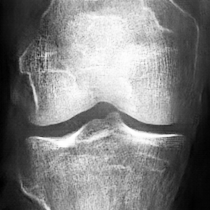
#> input picture WP3_knee_osteoarthritis/KOA_WGANGP/Examples/KL01/gen_img_kl01_0_0.png, 210 x 210 px, found by its file name; its folder holds only this picture in this run
$ python canny_iterator3kp-gen.py   (older library calls are emulated)
#> lines starting #> are read from the running program, lines starting #| are printed output that depends on the picture; after the words box and inside, x2 and y2 are one past the last pixel; in counts of white or black regions, pixels touching at a corner belong together
#> in find_eminentia_edge, ds is the input picture: shape (210, 210); min 0, max 255, mean 126.7
# -*- coding: utf-8 -*-
"""
Created on Wed Apr 14 12:03:48 2021

@author: eskaniin
"""


import numpy as np
from numpy.polynomial.polynomial import polyfit, polyval


import matplotlib.pyplot as plt #kuvaajien piirtoon
import time

from scipy.ndimage import gaussian_filter
from skimage import img_as_float
from skimage import exposure
from skimage import draw
from skimage.morphology import disk #luo kiekon muotoisen elementin
from skimage.morphology import skeletonize
from skimage.transform import rescale
from skimage.feature import canny #reunantunnistus
from skimage.filters import sobel_v, sobel_h #reunantunnistus

from PIL import Image #png-kuvien lukemiseen
import pydicom as dicom #dicom-tiedoston lukemiseen
import os #tiedostonkäsittelyyn
# import pickle #tiedostonkäsittelyyn (välitulokset yms.)
# from PIL import Image
import math

from scipy import ndimage #kuvan prosessointifunktioita esim. konvoluutio
from scipy import stats #tilasto- ja todnäk-funktioita
from scipy import interpolate
# from scipy.interpolate import CubicSpline, UnivariateSpline #splinityökaulu reunoihin
from scipy.spatial import distance, cKDTree #reunapisteiden järjestämiseen
from scipy.ndimage import convolve, label, binary_dilation

from sklearn.model_selection import ParameterGrid #parametrien koontiin


# skaalaa kuvan siten, että pikseli/kuvamillimetri = vakio
# [81 lines left out: functions scale, scalepng, find_femur, not called in this run]

# Etsii reisiluun reunapisteen annetusta suorasta. Pisteeksi asetetaan
# ensimmäinen suuntaisderivaattafunktion pohja-arvo, joka on väh.~-a
# parametrit
#    hsob2 = 2. asteen derivaatta (sobelilla)
#    itibiadot = tibian reunapisteiden koordinaatit listana
#    irow = suoran rivikoordinaatit
#    icol = suoran sarakekoordinaatit
#    central_bone_deriv = suoran suuntainen kuvaderivaatta
# paluuarvo
#    femurin reunapiste annetulla suoralla
def find_femur_dot(hsob2, itibiadot, irow, icol, central_bone_deriv):
    # hienosäädetään femurin piste: ensimmäinen pohja-arvo, joka on kuitenkin
    # väh. ~a
    deriv2 = hsob2[irow, icol] #2. asteen suoran suuntainen derivaatta
    sign2 = np.ones(len(deriv2))
    sign2[deriv2 > 0] = 0
    sign_change = np.zeros(len(deriv2))
    #merkataan derivaatan käännekohdat ylös eli (reisi)luun puolelle
    sign_change[1:] = sign2[1:] - sign2[:-1]  #deriv:n käännekohdat (0-kohdat)
    sign_change[sign_change < 0] = 0 #poistetaan väärän suunnan kohdat (turha?)
    sign_change[itibiadot:] = 0 #tibian puoleiset pois
    sign_change[central_bone_deriv > -10] = 0 #liian matalat derivaatat pois
    if sum(sign_change) == 0:
        femur_index = 0
    else:
        femur_index = np.nonzero(sign_change)[0][-1]
    return femur_index

# Etsii reisiluun reunapisteen annetusta suorasta. Pisteeksi asetetaan
# ensimmäinen suuntaisderivaattafunktion huippuarvo, joka on väh.~a
def find_tibia_dot(hsob2, ifemurdot, irow, icol, central_bone_deriv):
    # hienosäädetään tibian piste: ensimmäinen huippuarvo, joka on kuitenkin
    # väh. ~a
    deriv2 = hsob2[irow, icol] #2. asteen suoran suuntainen derivaatta
    sign2 = np.ones(len(deriv2))
    sign2[deriv2 < 0] = 0
    sign_change = np.zeros(len(deriv2))
    #merkataan derivaatan käännekohdat alas eli (sääri)luun puolelle
    sign_change[:-1] = sign2[:-1] - sign2[1:] #deriv:n käännekohdat (0-kohdat)
    sign_change[sign_change < 0] = 0 #poistetaan väärän suunnan kohdat (turha?)
    sign_change[:ifemurdot] = 0 #femurin puoleiset pois
    sign_change[central_bone_deriv < 10] = 0 #liian pienet derivaatat pois
    if sum(sign_change) == 0:
        tibia_index = len(sign_change) - 1
    else:
        tibia_index = np.nonzero(sign_change)[0][0]
    return tibia_index


# Hakee nivelalueeksi kohdan, jossa pystygradientti on ensin pieni (reisiluun
# reuna) ja sitten suuri (sääriluun reuna)
# Parametrit:
#    img = kuva
#    femur = binäärikuva luualueesta
#    hsob = kuvan pystyderivaatta
#    gdir = gradientin suunta?
def find_joint_space(img, femur, hsob, gdir):
    # sovitetaan luun pitkittäisakselin lävistävä suora

    ijoint_space = []
    jsderiv_diff = []
    middledot = np.zeros(img.shape)
    femurdot = np.zeros(img.shape)
    tibiadot = np.zeros(img.shape)

    hsob2 = sobel_h(hsob) #2. asteen suuntaisderivaatta

    # jalan keskilinja (ja suunta) lineaariregressiolla
    x,y = np.nonzero(femur)
    global res
    res = stats.linregress(x, y)

    irow = np.arange(femur.shape[0]) #rivinumerot eli -koordinaatit
    offset = 0

    # lasketaan keskilinjan suuntaiset gradienttierot
    ireg = np.round(res.intercept + offset + res.slope*irow).astype(int)
    icol = np.minimum([img.shape[1]-1]*img.shape[0], ireg)
    central_bone_deriv = hsob[irow, icol]
    diffmat = np.subtract.outer(central_bone_deriv, central_bone_deriv)
    diffmat = np.tril(diffmat, 0)
    diffmat = np.triu(diffmat, -50) #pitää olla koht lähekkäin
    # diffmat[:100,:] = 0 #reunojen pitäisi olla valmiiksi kunnossa
    # diffmat[-100:,:] = 0
    # diffmat[:,:100] = 0
    # diffmat[:,-100:] = 0
    # haetaan suurimman erotuksen sijainnin puoliväli (i(a) - i(b))/2
    imaxdiff = np.unravel_index(np.argmax(diffmat), diffmat.shape)
    # hienosäädetään tibian piste: ensimmäinen huippuarvo, joka on väh a
    itibia = find_tibia_dot(hsob2, imaxdiff[1], irow, icol, central_bone_deriv)
    itibia = min(itibia, imaxdiff[0])
    # hienosäädetään samoin femurin piste
    ifemur = find_femur_dot(hsob2, itibia, irow, icol, central_bone_deriv)
    ifemur = max(ifemur, imaxdiff[1])

    #lasketaan nivelen keskipisteen sijainti
    imiddle = ifemur + 0.5*(itibia - ifemur)
    ijoint_space.append(imiddle)
    imiddle = [imiddle, np.round(res.intercept + res.slope*imiddle)]
    jsderiv_diff.append(central_bone_deriv[itibia]-central_bone_deriv[ifemur])

    #piirretään pisteet matriisiin
    middledot[int(imiddle[0]), int(imiddle[1])] = 1
    femurdot[ifemur, icol[ifemur]] = 1
    tibiadot[itibia, icol[itibia]] = 1
    miss = 0 #apumuuttuja luun reunan havaitsemiseen
    imaxdiff_mid = imaxdiff
    # Toistetaan nivelen pystysyyntaisen keskipisteen haku luun leveydeltä
    for offset in range(0,-150, -1):
        # icol, imaxdiff, central_bone_deriv = max_grad_diff(img, res, irow, offset)
        ireg = np.round(res.intercept + offset + res.slope*irow).astype(int)
        icol = np.minimum([img.shape[1]-1]*img.shape[0], ireg)
        central_bone_deriv = hsob[irow, icol]
        diffmat = np.subtract.outer(central_bone_deriv, central_bone_deriv)
        diffmat = np.tril(diffmat, 0)
        diffmat = np.triu(diffmat, -50) #pitää olla koht lähekkäin
        # diffmat[:100,:] = 0 #reunojen pitäisi olla valmiiksi kunnossa
        # diffmat[-100:,:] = 0
        # diffmat[:,:100] = 0
        # diffmat[:,-100:] = 0
        #haetaan suurimman erotuksen sijainnin puoliväli (i(a) - i(b))/2
        imaxdiff = np.unravel_index(np.argmax(diffmat), diffmat.shape)
        # ifemur = imaxdiff[1]
        # itibia = imaxdiff[0]
        itibia = find_tibia_dot(hsob2, imaxdiff[1], irow, icol, central_bone_deriv)
        itibia = min(itibia, imaxdiff[0])
        ifemur = find_femur_dot(hsob2, itibia, irow, icol, central_bone_deriv)
        ifemur = max(ifemur, imaxdiff[1])
        #keskipiste
        imiddle = ifemur + 0.5*(itibia - ifemur)
        ijsaverage = np.mean(ijoint_space)
        jsddiff = central_bone_deriv[itibia]-central_bone_deriv[ifemur]
        jsddaverage = np.mean(jsderiv_diff)
        #jos gradientin suuntien kulma on liian pieni, ei oteta, koska
        # normaalisti se on n. 180 astetta ja kyljessä 0 astetta
        femur_edge_dir = gdir[ifemur, icol[ifemur]]
        tibia_edge_dir = gdir[itibia, icol[itibia]]
        if (abs(imiddle - ijsaverage) < 30 and
            abs(jsddiff / jsddaverage) > 0.2 and
            abs(femur_edge_dir - tibia_edge_dir) > 0.5*math.pi):
            ijoint_space.append(imiddle)
            jsderiv_diff.append(jsddiff)
            imiddle = [imiddle, np.round(res.intercept + offset + res.slope*imiddle)]
            imiddle[1] = min(imiddle[1], img.shape[1]-1)
            middledot[int(imiddle[0]), int(imiddle[1])] = 1
            femurdot[ifemur, icol[ifemur]] = 1
            tibiadot[itibia, icol[itibia]] = 1
            miss = 0
        else:
            miss += 1
            if miss > 3 and abs(offset) > 30: #polvi ei voi olla minikapea sentään
                # [10 lines of commented-out code are left out]
                break

    # Sama toiseen suuntaan
    for offset in range(0,150):
        ireg = np.round(res.intercept + offset + res.slope*irow).astype(int)
        icol = np.minimum([img.shape[1]-1]*img.shape[0], ireg)
        central_bone_deriv = hsob[irow, icol]
        diffmat = np.subtract.outer(central_bone_deriv, central_bone_deriv)
        diffmat = np.tril(diffmat, 0)
        diffmat = np.triu(diffmat, -50) #pitää olla koht lähekkäin
        # diffmat[:100,:] = 0 #reunojen pitäisi olla valmiiksi kunnossa
        # diffmat[-100:,:] = 0
        # diffmat[:,:100] = 0
        # diffmat[:,-100:] = 0
        #haetaan suurimman erotuksen sijainnin puoliväli (i(a) - i(b))/2
        imaxdiff = np.unravel_index(np.argmax(diffmat), diffmat.shape)
        # ifemur = imaxdiff[1]
        # itibia = imaxdiff[0]
        itibia = find_tibia_dot(hsob2, imaxdiff[1], irow, icol, central_bone_deriv)
        itibia = min(itibia, imaxdiff[0])
        ifemur = find_femur_dot(hsob2, itibia, irow, icol, central_bone_deriv)
        ifemur = max(ifemur, imaxdiff[1])
        #keskipiste
        imiddle = ifemur + 0.5*(itibia - ifemur)
        ijsaverage = np.mean(ijoint_space)
        jsddiff = central_bone_deriv[itibia]-central_bone_deriv[ifemur]
        jsddaverage = np.mean(jsderiv_diff)
        #jos gradientin suuntien kulma on liian pieni, ei oteta, koska
        # normaalisti se on n. 180 astetta ja kyljessä 0 astetta
        femur_edge_dir = gdir[ifemur, icol[ifemur]]
        tibia_edge_dir = gdir[itibia, icol[itibia]]
        if (abs(imiddle - ijsaverage) < 20 and
            abs(jsddiff / jsddaverage) > 0.2 and
            abs(femur_edge_dir - tibia_edge_dir) > 0.5*math.pi):
            ijoint_space.append(imiddle)
            jsderiv_diff.append(jsddiff)
            imiddle = [imiddle, np.round(res.intercept + offset + res.slope*imiddle)]
            imiddle[1] = min(imiddle[1], img.shape[1]-1)
            middledot[int(imiddle[0]), int(imiddle[1])] = 1
            femurdot[ifemur, icol[ifemur]] = 1
            tibiadot[itibia, icol[itibia]] = 1
            miss = 0
        else:
            miss += 1
            if miss > 2 and abs(offset) > 30: #polvi ei voi olla minikapea sentään
                break
    return middledot, femurdot, tibiadot

# alustetaan kuva: pikselikoko, arvoavaruus, pienennetään
# [7 lines left out: function init_xray_image, not called in this run]


# Etsii oikean jalan (=vasemmalla kuvassa) polvialueen DICOM-tiedostosta
# Palauttaa
#    rajatun nivelalueen: knee_area
#    reisiluun alustuksen: init_area
#    polvi rajatun nivelalueen koordinaatit ap. kuvassa: knee_coord
#    tibian alustuksen: tibia_area
def find_knee_area(img_orig): #dicomin sijaan suoraan kuvamatriisi
    # alustetaan kuva
    # img = init_xray_image(dicom_file) #dicomin sijaan suoraan kuvamatriisi

    img = gaussian_filter(img_orig, 4) #
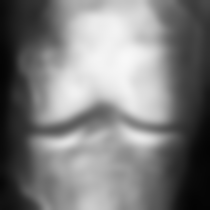
#> img: shape (210, 210); min 3, max 248, mean 125.7
    img = img/img.max()*100 #kuvan arvoavaruus
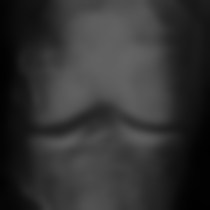
#> img: shape (210, 210) float64; min 1.21, max 100, mean 50.7
    # img_small = rescale(img, 0.5) #skaalataan puoleen 1/4:n sijaan
    # print("imgmax", np.max(img))
    # gradienttiversioita kuvasta
    chigh = 7
    clow = 1
    gcan = canny(img, sigma=0, low_threshold=clow, high_threshold=chigh)
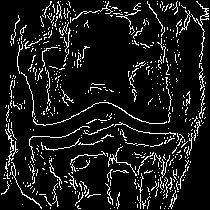
#> gcan: shape (210, 210) bool; 10.2% white in thin lines or dots
    vsob = sobel_v(img)
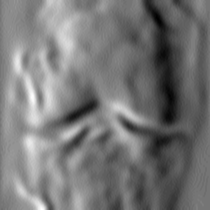
#> vsob: shape (210, 210) float64; min -6.25, max 7.26, mean 0.0633; drawn with min black and max white
    global hsob
    hsob = sobel_h(img)
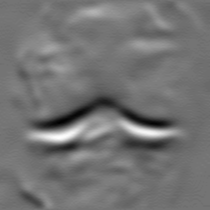
#> hsob: shape (210, 210) float64; min -9.98, max 11.9, mean -0.0811; drawn with min black and max white
    dpos = gcan*vsob #positiivinen vaakagradientti (01)
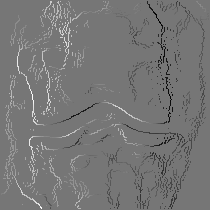
#> dpos: shape (210, 210) float64; min -6.25, max 7.16, mean 0.0106; drawn with min black and max white
    dpos[dpos < 0] = 0
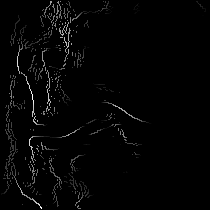
#> dpos: shape (210, 210) float64; 5.03% of pixels changed, all inside (x1, y1, x2, y2) = (42, 1, 209, 209); drawn with min black and max white
    dneg = gcan*vsob #neg. vaakagradientti (10)
    dneg[dneg > 0] = 0
#> dneg: shape (210, 210) float64; 5.01% of pixels changed, all inside (x1, y1, x2, y2) = (1, 1, 206, 209)
    gdir = np.arctan2(hsob, vsob) #gradientin suunta
#> (the rest of the program and of its run is left out)
